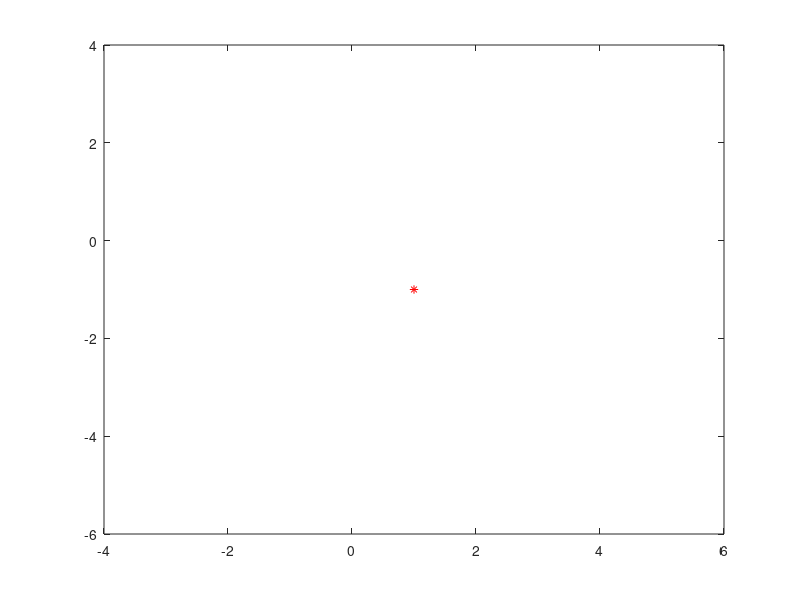

MATLAB code to generate this figure:
function phasePortreitLinSystem
    A = [1,2;4,3];
    b = [1; -1];
    tmax = 5;
    
  

% namirane na ravnovestna tochka
    eqPoint = A\(-b);
    eqPoint

    plot(eqPoint(1), eqPoint(2), "r*")

    axis([eqPoint(1)-5, eqPoint(1)+5, eqPoint(2)-5, eqPoint(2)+5])

    % sobstveni vektori i stoinosti na matricata A

    [T,D] = eig(A)

    % sobstveni pravi
end
